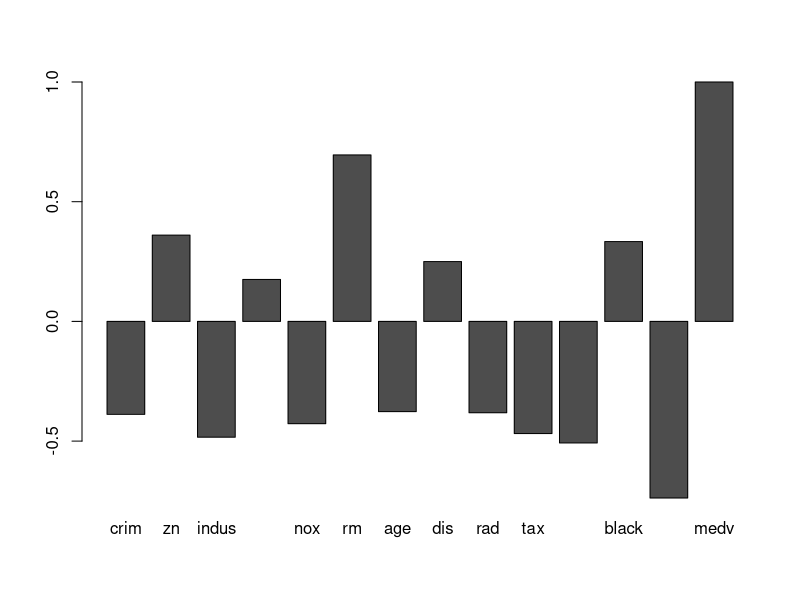
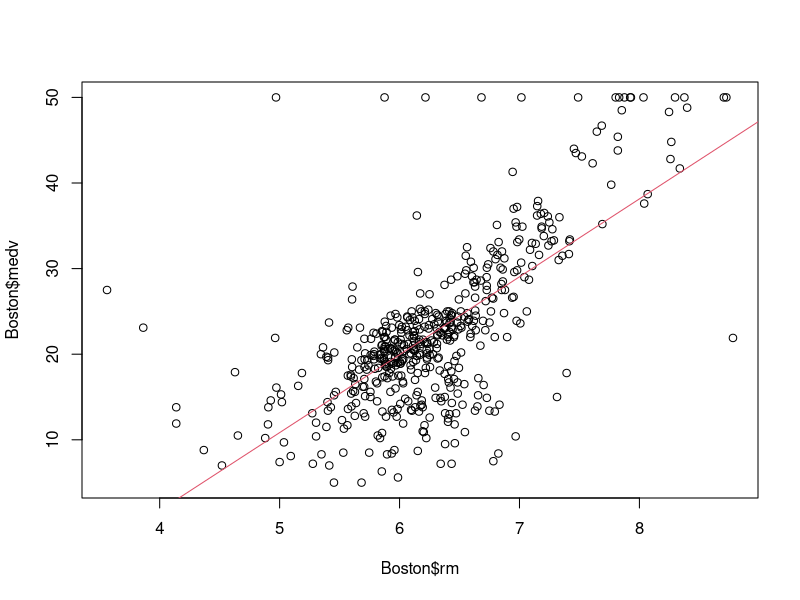
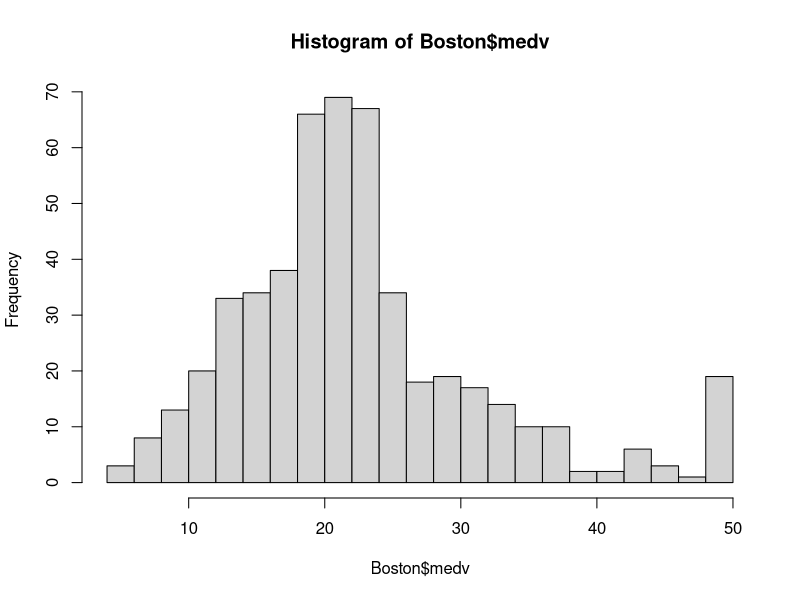
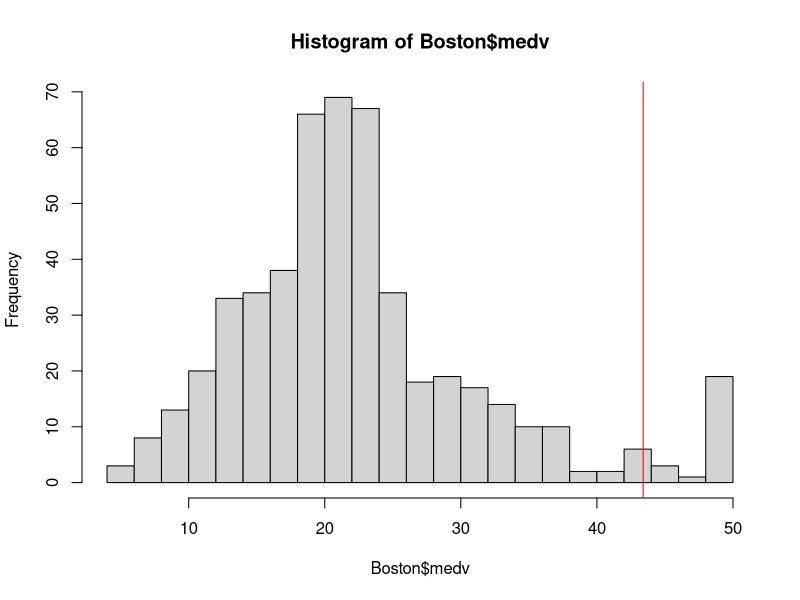

These charts were generated, in order, by the following R code:
library(MASS)
#介紹引入套件
data(Boston)
head(Boston)
#解釋1非常正相關 -1是非常負相關
cor(Boston$medv,Boston)
barplot(cor(Boston$medv,Boston))


plot(Boston$rm,Boston$medv)
#x軸為房間數 y軸為房價
LM=lm(Boston$medv~Boston$rm)
#找出線性關係
abline(LM,col=2)
#畫出圖

quantile(Boston$medv, probs = c(0.95, 0.9))
hist(Boston$medv,breaks=20)
hist(Boston$medv, breaks = 20)
abline(v = 43.4, col="red")
MEDVhight = subset(Boston,Boston$medv>=43.4)
MEDVOther = subset(Boston,Boston$medv< 43.4)
# MEDVhight 為房價高的資料
# MEDVOther 其他資料
colMeans(MEDVhight)
colMeans(MEDVOther)
rbind(colMeans(MEDVhight),colMeans(MEDVOther))
Boston2=Boston
Boston2$Income=cut(Boston2$lstat,breaks=3)
#將低收入戶比例分成三區
Boston2$Income
Boston2$Income= cut(Boston2$lstat,breaks=3,labels=c("H","M","L"))
MEDVhight2 = subset(Boston2,Boston$medv>=43.4)
MEDVhight2$Income
table(MEDVhight2$Income)
str(Boston2)
x=1 
Month1=c(1,2,3,4,5,6,7,8,9,10,11,12)
length(Month1)
Month2=1:12
length(Month2)
TaipeiTem=c(16.1,16.5,18.5 ,	21.9 ,	25.2 ,	27.7 ,	29.6 ,	29.2,27.4,24.5 ,	21.5 ,	17.9)
HengchunTem=c(20.7 , 21.4 , 23.2 ,  25.2 ,	27.0 ,	27.9 ,	28.4 ,	28.1 ,	27.4 ,	26.3 ,	24.3 ,	21.7)
names(TaipeiTem)=Month1
names(HengchunTem)=Month2
1:3


c(1, 2, 3) + 1
1:3 * 2
## x <- c(1L, 2.0, "3")
## class(x)
## x
x <- "abc";y <- "dbbbe"
paste(x, y, sep=",")
strsplit(x, "b")
name1<-"郭雪芙"
substring(name1, 1, 1)
name2<-"金城武"
substring(name2, 1, 2)
x <- c("F","M","F","F")
x
x <- factor(c("F","M","F","F"), levels=c("F","M"))
x
x <- factor(c("F","M","F","F"), levels=c("F"))
levels(x)
as.integer(x)
#農業社會 男尊女卑
Argri <- factor(c("F","M","F","F"),order=TRUE,levels=c("F","M"))

#阿美族 女尊男卑
Amis <- factor(c("F","M","F","F"),order=FALSE,levels=c("F","M"))

#應該要用
Amis <- factor(c("F","M","F","F"),order=TRUE,levels=c("M","F"))
#舉一個認真的例子 - 班上一號到六號分別拿到A,B,C的級別
rank=factor(c("C","A","B","B","C","C"),order=TRUE,level=c("C","B","A"))
rank
rank[1]<rank[2]

1 + 2
1 - 2
1 * 2
1L / 2L
x <- 1
x < 2
x <= 1
x<-list(1L,2,"3")
x<-list(1L,2,"3",mean)
Serial=c(1,2,3)
RBasicTeacher=c("Dboy", "Ning", "Noha")
RBasicRbind=rbind(Serial,RBasicTeacher)
Serial=c(1,2,3)
RBasicTeacher=c("Dboy", "Ning", "Noha")
RBasicCbind=cbind(Serial,RBasicTeacher)
RBasic=cbind(c(1,2,3),c("Dboy", "Ning", "Noha"))
PageView <- read.table(header=TRUE, text='
     Date       PageView Rating
           7/1      1231     6.7
           7/2      5423    4.5
           7/3      3219    3.7
           7/4       998    3.3
           7/5       3241    4.1
           7/6       1223    5.2')
Promotion <- read.table(header=TRUE, text='
     Date       Promotion 
           7/1      N
           7/2      Y
           7/3      Y
           7/4      N
           7/5      Y
           7/6      N   ')

merge(PageView,Promotion,"Date")
as.numeric("2")
as.integer("a")
x <- c(1, 2, 3, 2, 3, 2, 1)
as.character(x) # 字串
factor(x) # ??用剛才dataframe作
x <- c("1", "2", "3", "2", "a")
as.numeric(x)
gdp <- c("5,023,763", "5,614,679", "6,205,338")
as.numeric(gsub(",", "", gdp))
factor_example=factor(c("三年甲班", "三年乙班", "三年甲班"))
summary(factor_example)
character_example=c("a","b","c")
summary(character_example)
list_example <- list(1L, 2.0, "3")
summary(list_example)
summary(Boston)
x <- 1:5
x[2:3]
x <- 1:5
x > 3
x[x > 3]
# 先印出台北跟恆春每個月平均溫度
TaipeiTem
HengchunTem
TaipeiTem>20
TaipeiHotMonths = TaipeiTem[TaipeiTem>20]
SelectMonth= HengchunTem>20
HengchunHotMonths = HengchunTem[SelectMonth==TRUE]
 TaipeiTem[7:9]
mean(TaipeiTem[7:9])
HengchunTem[7:9]
mean(HengchunTem[7:9])
# TaipeiTem[1,2,12]

mean(TaipeiTem[c(1,2,12)])
mean(HengchunTem[c(1,2,12)])
TemTable=rbind(TaipeiTem,HengchunTem)
TemTable
#選取台北二月的溫度
TemTable[1,2]
#選取二月的溫度
TemTable[,2]
TemTable[1,]

head(Boston)
head(Boston[["crim"]]) # head(Boston$crim)
